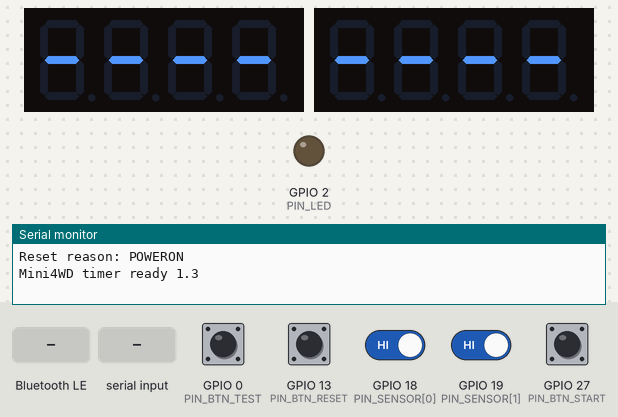
A sketch run on a simulated ESP32. On the bench: 2 × 4-digit seven-segment display, output pins drawn as LEDs (lit = HIGH), the last lines printed to the serial monitor. The inputs (shaded band) are chosen by the test bench; at power-on: GPIO 0 (PIN_BTN_TEST), GPIO 13 (PIN_BTN_RESET), GPIO 18 (PIN_SENSOR[0]), GPIO 19 (PIN_SENSOR[1]), GPIO 27 (PIN_BTN_START) HIGH. EEPROM starts erased; nothing arrives over Bluetooth unless stated; a phone connects over Bluetooth LE 3 s after start.

Above: at 1.3 s.
1.4 s: GPIO 18 (PIN_SENSOR[0]) driven LOW
At 1.62 s:
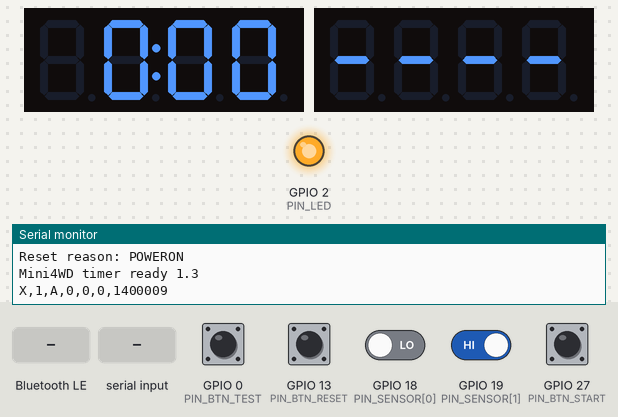
3.3 s: GPIO 27 (PIN_BTN_START) pulled LOW for 0.15 s
At 3.7 s:
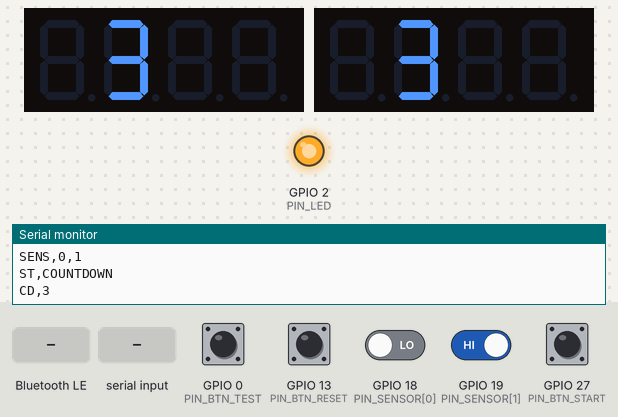
6.4 s: Bluetooth LE write "CARS" received
At 6.9 s:
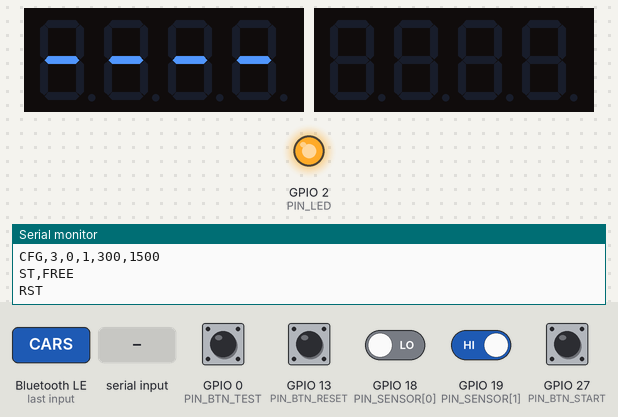
7.9 s: "START\n" received over Serial
At 8.3 s:
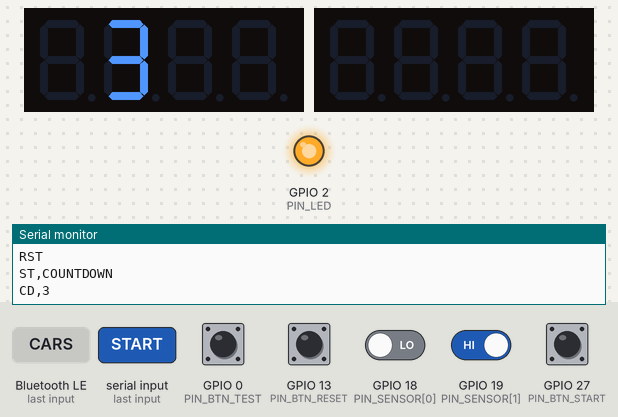
10.9 s: GPIO 19 (PIN_SENSOR[1]) driven LOW
12.4 s: GPIO 0 (PIN_BTN_TEST) pulled LOW for 0.15 s
At 13.0 s:
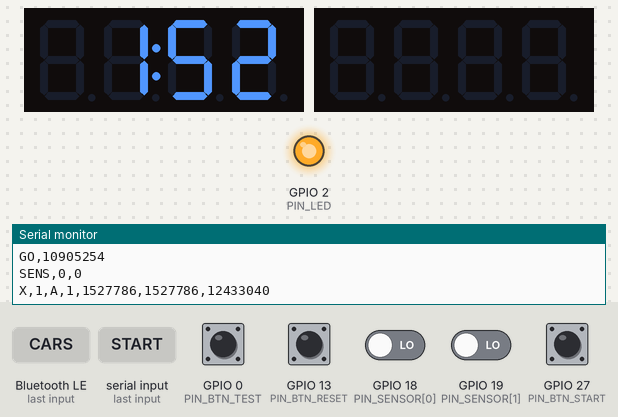
Timing chart, 0 to 15.0 s (numbered marks = the images above; inputs shaded):
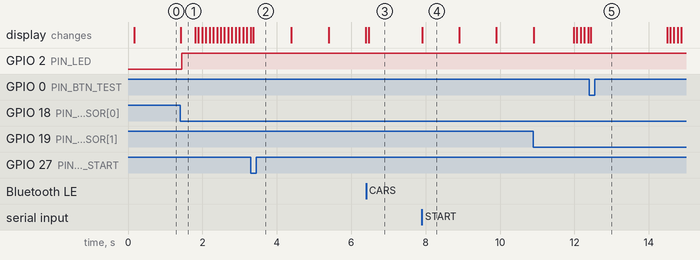

Measured:
- after the input at 1.4 s, GPIO 2 (PIN_LED): LOW → HIGH at once; the display: changes at once (image 1)
- after the input at 3.3 s, the display: changes after 0.07 s (image 2)
- after the input at 6.4 s, the display: changes after 0.07 s (image 3)
- after the input at 7.9 s, the display: changes at once (image 4)
- what the display in image 4 shows lasts 1.0 s, from 7.9 s to 8.9 s

The sketch:

mini4wd_timer.ino
```cpp
/*
  四驅車雙道藍芽計時器  Mini4WD Dual-Lane BLE Lap Timer
  硬體：ESP32 30P 開發板 + 擴展板、紅外線對射感測器 x2、TM1637 x2、按鍵 x2
  通訊：BLE Nordic UART Service（NUS），手機/電腦用 Web Bluetooth 網頁連線

  需要安裝的函式庫（Arduino IDE → 管理程式庫）：
    - TM1637 （作者 Avishay Orpaz，程式庫名稱 "TM1637"）
  ESP32 開發板套件：Espressif Systems "esp32"（2.x 或 3.x 皆可）
  開發板選擇：ESP32 Dev Module

  計時方式：
    - 預設「過線計時」：每台車第一次過線開始計時，之後每過一次線記一圈，不限圈數。
    - 按「開始」（實體按鍵或網頁）：倒數 3-2-1 後兩台車同時起跑，計時從 GO 開始，
      跑完設定圈數即完賽並排名。完賽或按「重置」後回到過線計時。
    - 停止：比賽中或過線計時中按「停止」（網頁，或比賽中再按一次實體開始鍵），
      立即結束並保留成績；比賽中未完賽的車依圈數多、同圈數先過線者排名。
    - 支援立體交叉軌道：車子每圈換道，程式會自動判斷每次觸發屬於哪一台車。
*/

#include <Arduino.h>
#include <BLEDevice.h>
#include <BLEServer.h>
#include <BLEUtils.h>
#include <BLE2902.h>
#include <Preferences.h>
#include <TM1637Display.h>
#include "esp_timer.h"
#include "esp_system.h"

#define FW_VERSION  "1.3"
#define DEVICE_NAME "Mini4WD-Timer"

// ───────── 自訂型別（要放在所有函式之前，Arduino IDE 才找得到）─────────
struct BeamEvent { uint8_t lane; int64_t t; };
struct Button { int pin; bool last; uint32_t changedAt; bool stable; };

// ───────── 腳位設定 ─────────
const int PIN_SENSOR[2] = {18, 19};   // 感測器白(黃)線：A道、B道
const int PIN_BTN_START = 27;         // 開始按鍵 OUT（VCC 不接）
const int PIN_BTN_RESET = 13;         // 重置按鍵 OUT（VCC 不接）
const int PIN_BTN_TEST  = 0;          // 板上 BOOT 鍵：按一下模擬 A道過線（沒接感測器也能測試）
const int PIN_LED       = 2;          // 板上藍燈：任一道光束被遮斷時亮（對位用）
const int PIN_BUZZER    = -1;         // 有源蜂鳴器接 23 就把 -1 改成 23
const int DISP_CLK[2]   = {25, 32};   // 1號車顯示器、2號車顯示器
const int DISP_DIO[2]   = {26, 33};

// 對射感測器（NPN）遮斷時輸出 LOW。若改用 TSSP4038 方案，改成 HIGH。
#define BEAM_BROKEN_LEVEL LOW

// ───────── BLE NUS UUID ─────────
#define NUS_SERVICE "6E400001-B5A3-F393-E0A9-E50E24DCCA9E"
#define NUS_RX      "6E400002-B5A3-F393-E0A9-E50E24DCCA9E"   // 手機 → ESP32
#define NUS_TX      "6E400003-B5A3-F393-E0A9-E50E24DCCA9E"   // ESP32 → 手機

// ───────── 設定（存在 NVS，斷電保留）─────────
struct Settings {
  uint8_t  raceLaps   = 3;     // 同時起跑的比賽圈數，0 = 不限
  bool     crossover  = false; // 立體交叉軌道（每圈換道），預設關閉
  uint8_t  carsMask   = 3;     // bit0 = 1號車（從A道出發）, bit1 = 2號車（從B道出發）
  uint16_t debounceMs = 300;   // 同一道觸發後忽略的時間（避免底盤開孔重複觸發）
  uint16_t ignoreMs   = 1500;  // 同時起跑時，GO 後這段時間內的過線視為起跑線，不算一圈
} cfg;
Preferences prefs;

// ───────── 計時狀態 ─────────
enum State : uint8_t { ST_FREE, ST_COUNTDOWN, ST_RACE, ST_FINISHED };
const char* STATE_NAME[] = {"FREE", "COUNTDOWN", "RACE", "FINISHED"};
State state = ST_FREE;

struct Car {
  bool    active;
  bool    started;       // 已開始計時
  bool    startCrossed;  // 比賽中已通過起跑線
  bool    finished;
  uint8_t place;
  uint16_t laps;
  int64_t startT, lastT; // 微秒
  int64_t bestLap, total;
} cars[2];

int64_t goT = 0;
uint8_t finishCount = 0;
uint32_t cdStartMs = 0;
int cdShown = -1;

// 每道的「下一台會經過的車」佇列（交叉軌道用）
struct LaneQueue { int8_t q[4]; uint8_t n; } laneQ[2];

void qClear(int l) { laneQ[l].n = 0; }
void qPush(int l, int car) { if (laneQ[l].n < 4) laneQ[l].q[laneQ[l].n++] = car; }
int  qPop(int l) {
  if (laneQ[l].n == 0) return -1;
  int c = laneQ[l].q[0];
  for (int i = 1; i < laneQ[l].n; i++) laneQ[l].q[i - 1] = laneQ[l].q[i];
  laneQ[l].n--;
  return c;
}

// ───────── 中斷：只記錄時間戳 ─────────
#define EVQ 32
volatile BeamEvent evBuf[EVQ];
volatile uint8_t evHead = 0, evTail = 0;
volatile int64_t lastEdge[2] = {0, 0};
volatile int64_t debounceUs = 300000;
portMUX_TYPE evMux = portMUX_INITIALIZER_UNLOCKED;

static inline void IRAM_ATTR onBeam(uint8_t lane) {
  int64_t t = esp_timer_get_time();
  portENTER_CRITICAL_ISR(&evMux);
  if (t - lastEdge[lane] >= debounceUs) {
    lastEdge[lane] = t;
    uint8_t nxt = (evHead + 1) % EVQ;
    if (nxt != evTail) {
      evBuf[evHead].lane = lane;
      evBuf[evHead].t = t;
      evHead = nxt;
    }
  }
  portEXIT_CRITICAL_ISR(&evMux);
}
void IRAM_ATTR isrLaneA() { onBeam(0); }
void IRAM_ATTR isrLaneB() { onBeam(1); }

bool popEvent(BeamEvent& e) {
  bool ok = false;
  portENTER_CRITICAL(&evMux);
  if (evTail != evHead) {
    e.lane = evBuf[evTail].lane;
    e.t = evBuf[evTail].t;
    evTail = (evTail + 1) % EVQ;
    ok = true;
  }
  portEXIT_CRITICAL(&evMux);
  return ok;
}

// ───────── 顯示器 ─────────
TM1637Display disp0(DISP_CLK[0], DISP_DIO[0]);
TM1637Display disp1(DISP_CLK[1], DISP_DIO[1]);
TM1637Display* disp[2] = {&disp0, &disp1};
const uint8_t SEG_DASH[4]  = {SEG_G, SEG_G, SEG_G, SEG_G};
const uint8_t SEG_BLANK[4] = {0, 0, 0, 0};
const uint8_t SEG_GO[4]    = {0, SEG_A | SEG_C | SEG_D | SEG_E | SEG_F, SEG_C | SEG_D | SEG_E | SEG_G, 0}; // " Go "

void showDash(int i)  { disp[i]->setSegments(cars[i].active ? SEG_DASH : SEG_BLANK); }

// 小於 100 秒顯示「秒:百分秒」，例如 5:23 = 5.23 秒；100 秒以上顯示「分:秒」
void showTime(int i, int64_t us) {
  uint32_t cs = (uint32_t)(us / 10000);
  uint32_t a, b;
  if (cs < 10000) { a = cs / 100; b = cs % 100; }
  else { uint32_t s = cs / 100; a = s / 60; b = s % 60; if (a > 99) { showDash(i); return; } }
  uint8_t seg[4];
  seg[0] = a >= 10 ? disp[i]->encodeDigit(a / 10) : 0;
  seg[1] = disp[i]->encodeDigit(a % 10) | 0x80;   // 0x80 = 中間冒號
  seg[2] = disp[i]->encodeDigit(b / 10);
  seg[3] = disp[i]->encodeDigit(b % 10);
  disp[i]->setSegments(seg);
}

void showCount(int i, int n) {
  uint8_t seg[4] = {0, 0, 0, 0};
  seg[1] = disp[i]->encodeDigit(n);
  disp[i]->setSegments(cars[i].active ? seg : SEG_BLANK);
}

// ───────── 顯示器即時跑秒 ─────────
// 計時中顯示「這一圈跑了幾秒」；過線時停住顯示剛跑完的圈時 2 秒，再繼續跑秒
uint32_t holdUntil[2] = {0, 0};
uint32_t lastLiveMs = 0;
void holdDisplay(int i, uint32_t ms) { holdUntil[i] = millis() + ms; }

const char* resetReasonText() {
  switch (esp_reset_reason()) {
    case ESP_RST_POWERON:  return "POWERON";
    case ESP_RST_SW:       return "SOFTWARE";
    case ESP_RST_PANIC:    return "PANIC(crash)";
    case ESP_RST_INT_WDT:
    case ESP_RST_TASK_WDT:
    case ESP_RST_WDT:      return "WATCHDOG";
    case ESP_RST_BROWNOUT: return "BROWNOUT(power too low)";
    case ESP_RST_EXT:      return "EN_BUTTON";
    default:               return "OTHER";
  }
}

// ───────── 蜂鳴器（非阻塞）─────────
uint32_t buzzOffAt = 0;
void beep(uint16_t ms) {
  if (PIN_BUZZER < 0) return;
  digitalWrite(PIN_BUZZER, HIGH);
  buzzOffAt = millis() + ms;
}

// ───────── BLE ─────────
BLEServer* bleServer = nullptr;
BLECharacteristic* txChar = nullptr;
volatile bool bleConnected = false;
volatile bool needAdvertise = false;
QueueHandle_t cmdQueue;
#define CMD_LEN 48

void sendLine(const char* line) {
  Serial.println(line);
  if (!bleConnected || !txChar) return;
  String s = String(line) + "\n";
  const uint8_t* p = (const uint8_t*)s.c_str();
  size_t n = s.length();
  for (size_t o = 0; o < n; o += 20) {        // 分段送出，相容預設 MTU
    size_t k = (n - o) < 20 ? (n - o) : 20;
    txChar->setValue((uint8_t*)(p + o), k);
    txChar->notify();
    delay(4);
  }
}

void sendf(const char* fmt, ...) {
  char buf[128];
  va_list ap;
  va_start(ap, fmt);
  vsnprintf(buf, sizeof(buf), fmt, ap);
  va_end(ap);
  sendLine(buf);
}

class ServerCB : public BLEServerCallbacks {
  void onConnect(BLEServer*) override { bleConnected = true; }
  void onDisconnect(BLEServer*) override { bleConnected = false; needAdvertise = true; }
};

class RxCB : public BLECharacteristicCallbacks {
  void onWrite(BLECharacteristic* c) override {
    String v = String(c->getValue().c_str());
    int start = 0;
    while (start < (int)v.length()) {
      int nl = v.indexOf('\n', start);
      if (nl < 0) nl = v.length();
      String line = v.substring(start, nl);
      line.trim();
      if (line.length()) {
        char buf[CMD_LEN];
        line.toCharArray(buf, CMD_LEN);
        xQueueSend(cmdQueue, buf, 0);
      }
      start = nl + 1;
    }
  }
};

// ───────── 設定存取 ─────────
void loadSettings() {
  prefs.begin("m4wd", true);
  cfg.raceLaps   = prefs.getUChar("laps", 3);
  cfg.crossover  = prefs.getBool("cross", false);
  cfg.carsMask   = prefs.getUChar("cars", 3);
  cfg.debounceMs = prefs.getUShort("deb", 300);
  cfg.ignoreMs   = prefs.getUShort("ign", 1500);
  prefs.end();
  if (cfg.carsMask < 1 || cfg.carsMask > 3) cfg.carsMask = 3;
  debounceUs = (int64_t)cfg.debounceMs * 1000;
}

void saveSettings() {
  prefs.begin("m4wd", false);
  prefs.putUChar("laps", cfg.raceLaps);
  prefs.putBool("cross", cfg.crossover);
  prefs.putUChar("cars", cfg.carsMask);
  prefs.putUShort("deb", cfg.debounceMs);
  prefs.putUShort("ign", cfg.ignoreMs);
  prefs.end();
  debounceUs = (int64_t)cfg.debounceMs * 1000;
}

void sendConfig() {
  sendf("CFG,%u,%u,%u,%u,%u", cfg.raceLaps, cfg.crossover ? 1 : 0, cfg.carsMask, cfg.debounceMs, cfg.ignoreMs);
}

// ───────── 計時邏輯 ─────────
void resetCars() {
  for (int i = 0; i < 2; i++) {
    Car& c = cars[i];
    c.active = cfg.carsMask & (1 << i);
    c.started = c.startCrossed = c.finished = false;
    c.place = 0; c.laps = 0;
    c.startT = c.lastT = 0;
    c.bestLap = 0; c.total = 0;
  }
  finishCount = 0;
  // 1號車從A道、2號車從B道出發
  qClear(0); qClear(1);
  if (cars[0].active) qPush(0, 0);
  if (cars[1].active) qPush(1, 1);
}

void setState(State s) {
  state = s;
  sendf("ST,%s", STATE_NAME[s]);
}

void resetAll() {
  resetCars();
  for (int i = 0; i < 2; i++) showDash(i);
  setState(ST_FREE);
  sendLine("RST");
}

void startCountdown() {
  resetCars();
  cdStartMs = millis();
  cdShown = -1;
  setState(ST_COUNTDOWN);
}

void sendCrossing(int car, int lane, uint16_t lap, int64_t lapUs, int64_t totalUs, int64_t t) {
  sendf("X,%d,%c,%u,%lld,%lld,%lld", car + 1, lane ? 'B' : 'A', lap,
        (long long)lapUs, (long long)totalUs, (long long)t);
}

void countLap(int car, int lane, int64_t t) {
  Car& c = cars[car];
  int64_t lap = t - c.lastT;
  c.lastT = t;
  c.laps++;
  c.total = t - c.startT;
  if (c.bestLap == 0 || lap < c.bestLap) c.bestLap = lap;
  sendCrossing(car, lane, c.laps, lap, c.total, t);
  showTime(car, lap);
  holdDisplay(car, 2000);
  beep(60);
}

void handleCrossing(int lane, int64_t t) {
  if (state == ST_COUNTDOWN) { sendf("FS,%c", lane ? 'B' : 'A'); return; }  // 偷跑，不計
  if (state == ST_FINISHED) return;

  int car = qPop(lane);
  if (car < 0) { sendf("U,%c", lane ? 'B' : 'A'); return; }               // 這道沒有預期的車
  qPush(cfg.crossover ? 1 - lane : lane, car);

  Car& c = cars[car];
  if (state == ST_FREE) {
    if (!c.started) {
      c.started = true;
      c.startT = c.lastT = t;
      sendCrossing(car, lane, 0, 0, 0, t);
      showTime(car, 0);
      holdDisplay(car, 300);
      beep(60);
    } else {
      countLap(car, lane, t);
    }
    return;
  }

  // ST_RACE
  if (c.finished) return;
  if (!c.startCrossed && !c.laps && (t - goT) < (int64_t)cfg.ignoreMs * 1000) {
    c.startCrossed = true;                       // 起跑線，不算一圈
    sendCrossing(car, lane, 0, 0, t - goT, t);
    return;
  }
  countLap(car, lane, t);
  if (cfg.raceLaps && c.laps >= cfg.raceLaps) {
    c.finished = true;
    c.place = ++finishCount;
    sendf("FIN,%d,%lld,%u", car + 1, (long long)c.total, c.place);
    showTime(car, c.total);
    beep(400);
    bool all = true;
    for (int i = 0; i < 2; i++) if (cars[i].active && !cars[i].finished) all = false;
    if (all) { setState(ST_FINISHED); sendLine("END"); }
  }
}

void updateCountdown() {
  uint32_t el = millis() - cdStartMs;
  int step = el / 1000;                 // 0,1,2 → 3,2,1；3 → GO
  if (step == cdShown) return;
  cdShown = step;
  if (step < 3) {
    for (int i = 0; i < 2; i++) showCount(i, 3 - step);
    sendf("CD,%d", 3 - step);
    beep(120);
  } else {
    goT = esp_timer_get_time();
    for (int i = 0; i < 2; i++) {
      cars[i].started = cars[i].active;
      cars[i].startT = cars[i].lastT = goT;
      disp[i]->setSegments(cars[i].active ? SEG_GO : SEG_BLANK);
      holdDisplay(i, 1000);                      // 「Go」顯示 1 秒後開始跑秒
    }
    setState(ST_RACE);
    sendf("GO,%lld", (long long)goT);
    beep(600);
  }
}

// 停止計時並保留成績
void stopTiming() {
  if (state == ST_FINISHED) return;
  if (state == ST_COUNTDOWN) { resetAll(); return; }          // 倒數中停止 = 取消
  if (state == ST_RACE) {
    // 未完賽的車：圈數多的在前；同圈數時先過線（累計時間短）的在前
    int order[2], n = 0;
    for (int i = 0; i < 2; i++) if (cars[i].active && !cars[i].finished) order[n++] = i;
    if (n == 2) {
      Car &a = cars[order[0]], &b = cars[order[1]];
      bool swap = b.laps > a.laps || (b.laps == a.laps && b.laps > 0 && b.total < a.total);
      if (swap) { int t = order[0]; order[0] = order[1]; order[1] = t; }
    }
    for (int k = 0; k < n; k++) {
      Car& c = cars[order[k]];
      c.place = ++finishCount;
      sendf("RANK,%d,%u,%u,%lld", order[k] + 1, c.place, c.laps, (long long)c.total);
      if (c.laps) showTime(order[k], c.total); else showDash(order[k]);
    }
  }
  setState(ST_FINISHED);
  sendLine("STOP");
  beep(400);
}

// ───────── 指令處理 ─────────
void sendStatus() {
  sendf("HELLO,%s,%s", FW_VERSION, resetReasonText());
  sendConfig();
  sendf("ST,%s", STATE_NAME[state]);
  for (int i = 0; i < 2; i++) {
    Car& c = cars[i];
    sendf("C,%d,%d,%d,%u,%lld,%lld,%d,%u", i + 1, c.active, c.started, c.laps,
          (long long)c.bestLap, (long long)c.total, c.finished, c.place);
  }
}

void handleCommand(char* cmd) {
  char* arg = strchr(cmd, ',');
  if (arg) *arg++ = 0;
  int v = arg ? atoi(arg) : 0;

  if      (!strcmp(cmd, "START"))  startCountdown();
  else if (!strcmp(cmd, "RESET"))  resetAll();
  else if (!strcmp(cmd, "STOP"))   stopTiming();
  else if (!strcmp(cmd, "STATUS")) sendStatus();
  else if (!strcmp(cmd, "LAPS"))   { cfg.raceLaps = constrain(v, 0, 99); saveSettings(); sendConfig(); }
  else if (!strcmp(cmd, "CROSS"))  { cfg.crossover = v != 0; saveSettings(); sendConfig(); resetAll(); }
  else if (!strcmp(cmd, "CARS"))   { cfg.carsMask = constrain(v, 1, 3); saveSettings(); sendConfig(); resetAll(); }
  else if (!strcmp(cmd, "DEB"))    { cfg.debounceMs = constrain(v, 50, 3000); saveSettings(); sendConfig(); }
  else if (!strcmp(cmd, "SIM"))    handleCrossing(arg && (arg[0] == 'B' || arg[0] == 'b') ? 1 : 0, esp_timer_get_time());
  else if (!strcmp(cmd, "IGN"))    { cfg.ignoreMs = constrain(v, 0, 10000); saveSettings(); sendConfig(); }
  else sendf("ERR,%s", cmd);
}

// ───────── 按鍵 ─────────
Button btnStart = {PIN_BTN_START, HIGH, 0, HIGH};
Button btnReset = {PIN_BTN_RESET, HIGH, 0, HIGH};
Button btnTest  = {PIN_BTN_TEST,  HIGH, 0, HIGH};

bool pressed(Button& b) {           // 按下瞬間回傳 true（含 30ms 去彈跳）
  bool r = digitalRead(b.pin);
  if (r != b.last) { b.last = r; b.changedAt = millis(); }
  if (millis() - b.changedAt > 30 && r != b.stable) {
    b.stable = r;
    if (r == LOW) return true;
  }
  return false;
}

// ───────── 序列埠指令（測試用）─────────
// 在「序列埠監控窗」輸入：A 或 B = 模擬該道過線；START、RESET、STATUS 等指令也可以用
char serBuf[CMD_LEN];
uint8_t serLen = 0;
void pollSerial() {
  while (Serial.available()) {
    char ch = Serial.read();
    if (ch == '\r') continue;
    if (ch != '\n' && serLen < CMD_LEN - 1) { serBuf[serLen++] = ch; continue; }
    serBuf[serLen] = 0;
    if (serLen) {
      for (uint8_t i = 0; i < serLen; i++) serBuf[i] = toupper(serBuf[i]);
      if (!strcmp(serBuf, "A") || !strcmp(serBuf, "B")) handleCrossing(serBuf[0] == 'B' ? 1 : 0, esp_timer_get_time());
      else handleCommand(serBuf);
    }
    serLen = 0;
  }
}

// ───────── 光束狀態（對位用）─────────
bool beamOk[2] = {true, true};
uint32_t blockedSince[2] = {0, 0};
uint32_t lastSensPoll = 0;

void pollBeams() {
  if (millis() - lastSensPoll < 50) return;
  lastSensPoll = millis();
  bool anyBlocked = false;
  bool changed = false;
  for (int l = 0; l < 2; l++) {
    bool blocked = digitalRead(PIN_SENSOR[l]) == BEAM_BROKEN_LEVEL;
    anyBlocked |= blocked;
    if (blocked) { if (!blockedSince[l]) blockedSince[l] = millis(); }
    else blockedSince[l] = 0;
    bool ok = !(blocked && millis() - blockedSince[l] > 1000);   // 持續遮斷 1 秒才算異常
    if (ok != beamOk[l]) { beamOk[l] = ok; changed = true; }
  }
  digitalWrite(PIN_LED, anyBlocked ? HIGH : LOW);
  if (changed) sendf("SENS,%d,%d", beamOk[0], beamOk[1]);
}

void updateLiveDisplays() {
  if (millis() - lastLiveMs < 100) return;        // 每 0.1 秒更新一次
  lastLiveMs = millis();
  if (state != ST_RACE && state != ST_FREE) return;
  int64_t now = esp_timer_get_time();
  for (int i = 0; i < 2; i++) {
    Car& c = cars[i];
    if (!c.active || !c.started || c.finished) continue;
    if ((int32_t)(millis() - holdUntil[i]) < 0) continue;
    showTime(i, now - c.lastT);
  }
}

// ───────── setup / loop ─────────
void setup() {
  Serial.begin(115200);
  delay(100);
  Serial.printf("Reset reason: %s\n", resetReasonText());
  pinMode(PIN_LED, OUTPUT);
  if (PIN_BUZZER >= 0) { pinMode(PIN_BUZZER, OUTPUT); digitalWrite(PIN_BUZZER, LOW); }
  pinMode(PIN_BTN_START, INPUT_PULLUP);
  pinMode(PIN_BTN_RESET, INPUT_PULLUP);
  pinMode(PIN_BTN_TEST, INPUT_PULLUP);
  for (int l = 0; l < 2; l++) pinMode(PIN_SENSOR[l], INPUT_PULLUP);

  loadSettings();

  for (int i = 0; i < 2; i++) { disp[i]->setBrightness(7); disp[i]->clear(); }
  resetCars();
  for (int i = 0; i < 2; i++) showDash(i);

  int edge = (BEAM_BROKEN_LEVEL == LOW) ? FALLING : RISING;
  attachInterrupt(digitalPinToInterrupt(PIN_SENSOR[0]), isrLaneA, edge);
  attachInterrupt(digitalPinToInterrupt(PIN_SENSOR[1]), isrLaneB, edge);

  cmdQueue = xQueueCreate(8, CMD_LEN);

  BLEDevice::init(DEVICE_NAME);
  bleServer = BLEDevice::createServer();
  bleServer->setCallbacks(new ServerCB());
  BLEService* svc = bleServer->createService(NUS_SERVICE);
  txChar = svc->createCharacteristic(NUS_TX, BLECharacteristic::PROPERTY_NOTIFY);
  txChar->addDescriptor(new BLE2902());
  BLECharacteristic* rx = svc->createCharacteristic(
      NUS_RX, BLECharacteristic::PROPERTY_WRITE | BLECharacteristic::PROPERTY_WRITE_NR);
  rx->setCallbacks(new RxCB());
  svc->start();
  BLEAdvertising* adv = BLEDevice::getAdvertising();
  adv->addServiceUUID(NUS_SERVICE);
  adv->setScanResponse(true);
  BLEDevice::startAdvertising();

  Serial.println("Mini4WD timer ready " FW_VERSION);
}

void loop() {
  BeamEvent e;
  while (popEvent(e)) handleCrossing(e.lane, e.t);

  if (state == ST_COUNTDOWN) updateCountdown();

  char cmd[CMD_LEN];
  while (xQueueReceive(cmdQueue, cmd, 0) == pdTRUE) handleCommand(cmd);

  if (pressed(btnStart)) {                     // 比賽或倒數中再按一次 = 停止
    if (state == ST_RACE || state == ST_COUNTDOWN) stopTiming(); else startCountdown();
  }
  if (pressed(btnReset)) resetAll();
  if (pressed(btnTest)) handleCrossing(0, esp_timer_get_time());   // BOOT 鍵 = 模擬 A道過線
  pollSerial();

  pollBeams();
  updateLiveDisplays();

  if (buzzOffAt && (int32_t)(millis() - buzzOffAt) >= 0) { digitalWrite(PIN_BUZZER, LOW); buzzOffAt = 0; }

  if (needAdvertise) {
    needAdvertise = false;
    delay(200);
    BLEDevice::startAdvertising();
  }
}
```
